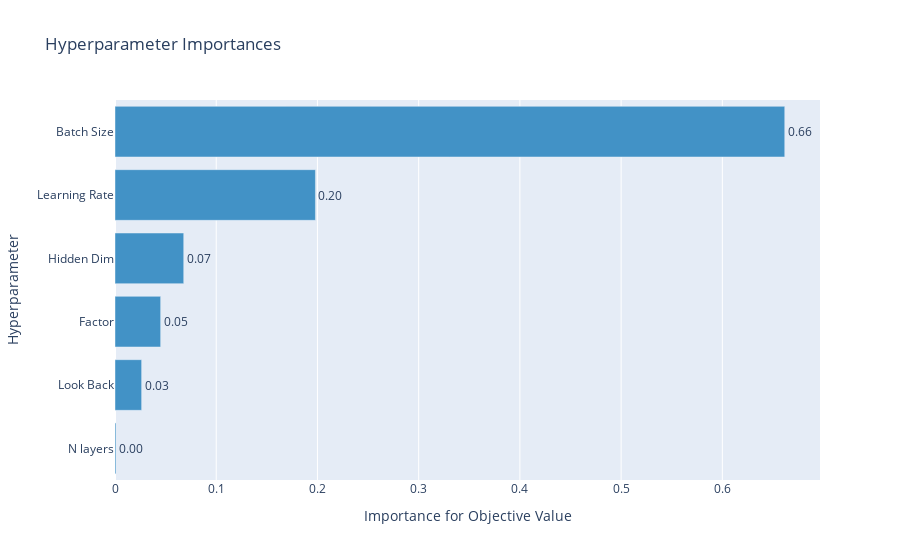

Notebook code cell kept with this figure:
### Code cell
optuna.visualization.plot_param_importances(study_lstm_no_fed)

### Figure 1 — Plotly figure (JSON) as saved in the notebook; plotly's stock layout.template omitted (floating-point values rounded to 4 significant figures)
{"data": [{"cliponaxis": false, "hovertemplate": ["N layers (IntUniformDistribution): 0.0009869019148310593<extra></extra>", "Look Back (IntUniformDistribution): 0.026321641866569417<extra></extra>", "Factor (DiscreteUniformDistribution): 0.04509808233585572<extra></extra>", "Hidden Dim (CategoricalDistribution): 0.06790179597283703<extra></extra>", "Learning Rate (LogUniformDistribution): 0.19802661005421981<extra></extra>", "Batch Size (CategoricalDistribution): 0.661664967855687<extra></extra>"], "marker": {"color": "rgb(66,146,198)"}, "orientation": "h", "text": ["0.0009869019148310593", "0.026321641866569417", "0.04509808233585572", "0.06790179597283703", "0.19802661005421981", "0.661664967855687"], "textposition": "outside", "texttemplate": "%{text:.2f}", "type": "bar", "x": [0.0009869, 0.02632, 0.0451, 0.0679, 0.198, 0.6617], "y": ["N layers", "Look Back", "Factor", "Hidden Dim", "Learning Rate", "Batch Size"]}], "layout": {"showlegend": false, "title": {"text": "Hyperparameter Importances"}, "xaxis": {"title": {"text": "Importance for Objective Value"}}, "yaxis": {"title": {"text": "Hyperparameter"}}}}
